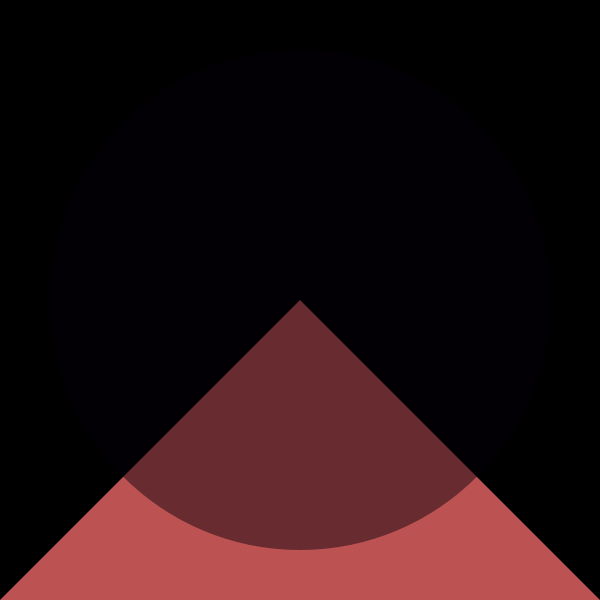
Frame 1 (no input)
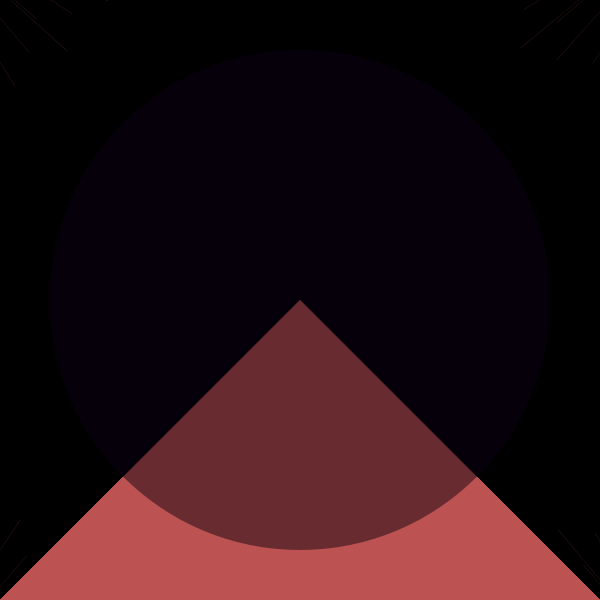
Frame 60 (the mouse pressed at the canvas centre just before this capture)
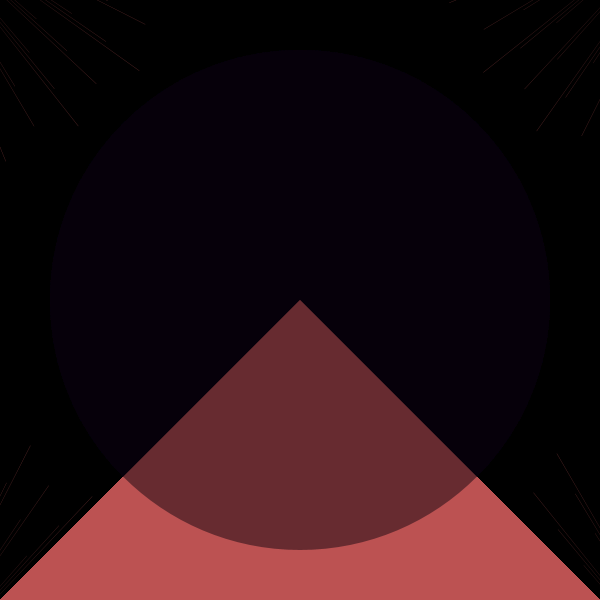
Frame 120 (the mouse held since frame 60 and released just before this capture)

The Processing sketch that drew these frames (run headless with seeded random() and noise(); from frame 60 on, the mouse is pressed at the canvas centre):

// Processing sketch: processing_82908
// ── processing_82908.pde

//Variable de couleur
int a;
//Rayon du cercle
int R;
//Centre du cercle
int xc;
int yc;
//angle qui détermine la position de l'arc
float angle1=mouseX;
 
void setup()
{
  strokeWeight(60);
  background(0);
  size (600,600);
  //on déclare les variables
  a=(#BC5252);
  R=height-250;
  xc=width /2;
  yc=height/2;
  frameRate(300);

}
 
 
void draw()
{

   smooth();
   fill(a);
    
  
 //On definit l'arc.
   angle1=(angle1+TWO_PI)%TWO_PI;
    
 //On trace le premier arc.
   arc (xc-400,yc+400,R,R,(angle1+frameCount)%TWO_PI,(angle1+frameCount+PI/5000)%TWO_PI);
   arc (xc-400,yc-400,R,R,(angle1+frameCount)%TWO_PI,(angle1+frameCount+PI/5000)%TWO_PI);
   arc (xc+400,yc-400,R,R,(angle1+frameCount)%TWO_PI,(angle1+frameCount+PI/5000)%TWO_PI);
   arc (xc+400,yc+400,R,R,(angle1+frameCount)%TWO_PI,(angle1+frameCount+PI/5000)%TWO_PI);
noStroke();
fill (#BC5252);
triangle(300,300,600,600,0,600);
fill(6,1,10,120);
  ellipse(300,300,500,500);

 //On augmente le rayon de 2 a chaques frame. 
  R = R+2;
 
//Je creer deux boucles à deux conditions.
//La première, si le rayon R = 8000 ET si le trait est blanc alors.
 if (R == 8000 & a == 255) {
//On met le rayon à 0 et on change la couleur du trait en noir.  
  R = 0;
  a=(0);
  
 }
  
//La seconde, si le rayon R = 8000 ET si le trait est noir alors.
 if (R == 8000 & a == 0) {
//On met le rayon à 0 et on change la couleur du trait en blanc.    
  R = 0;
  a=(255);
 }
 
//On a ainsi une infinité de passages entre noir et blanc.
}
